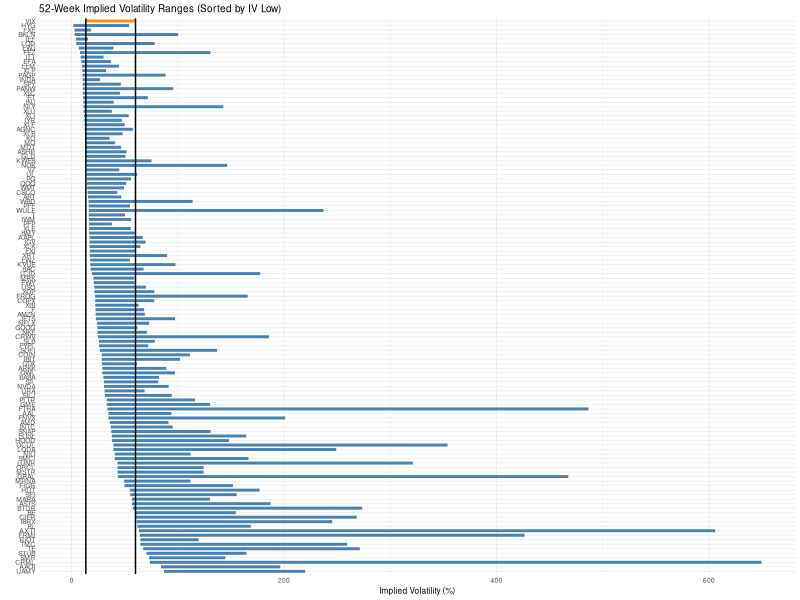

Reproduce this figure in R.
library(dplyr)
library(ggplot2)

tickers <- read.csv2("./data/tickers.csv", header = TRUE, sep = ",", dec = ".")

sorted_levels_low <- tickers  |> 
  filter(Ticker != "VIX")  |> 
  arrange(IV.min)  |> 
  pull(Ticker)

sorted_levels_low <- c("VIX", sorted_levels_low)

df_sorted_low <- tickers  |> 
  mutate(Ticker = factor(Ticker, levels = sorted_levels_low)) |> 
  select(c(Ticker, IV.min, IV.max))

names(df_sorted_low) <- c("Ticker", "IV_min", "IV_max")

df_sorted_low <- df_sorted_low |> mutate(clr = 1)
df_sorted_low$clr[1] <-2

p_main <- ggplot(df_sorted_low, aes(y = Ticker)) +
  geom_segment(aes(x = IV_min, xend = IV_max, yend = Ticker, colour = as.factor(clr)),
               linewidth = 1) + 
  scale_color_manual(values = c("steelblue", "darkorange")) +
  scale_y_discrete(limits = rev) +
  labs(
    title = "52-Week Implied Volatility Ranges (Sorted by IV Low)",
    x = "Implied Volatility (%)",
    y = ""
  ) +
  geom_vline(xintercept = df_sorted_low$IV_min[1]) +
  geom_vline(xintercept = df_sorted_low$IV_max[1]) +
  theme_minimal(base_size = 6) +
  theme (legend.position="none")
p_main
